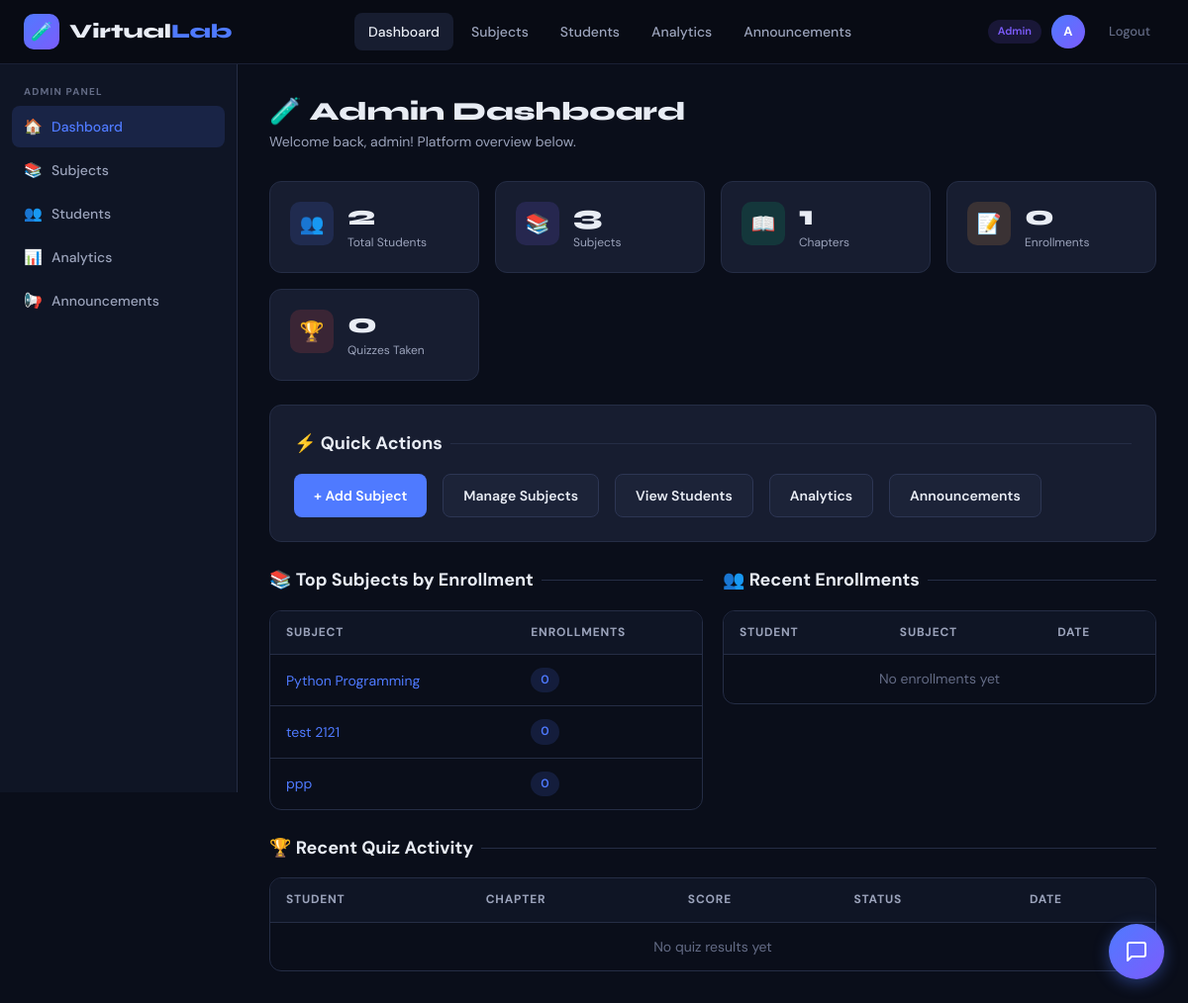
Page /admin-panel/ (signed in) on the committed database.
### lab/models.py (models this page shows, shortened)
class Subject(models.Model):
    CATEGORY_CHOICES = [
        ('programming', 'Programming'),
        ('database', 'Database'),
        ('algorithms', 'Algorithms'),
        ('networking', 'Networking'),
        ('other', 'Other'),
    ]
    title = models.CharField(max_length=200)
    description = models.TextField()
    category = models.CharField(max_length=50, choices=CATEGORY_CHOICES, default='other')
    thumbnail = models.ImageField(upload_to='thumbnails/', blank=True, null=True)
    icon = models.CharField(max_length=50, default='book', help_text='Icon name (e.g. database, code, cpu)')
    color = models.CharField(max_length=7, default='#4f46e5')
    is_active = models.BooleanField(default=True)
    created_at = models.DateTimeField(auto_now_add=True)
    order = models.IntegerField(default=0)
    class Meta:
        ordering = ['order', 'title']

### lab/views.py (the view)
# urls.py: path('admin-panel/', views.admin_dashboard, name='admin_dashboard'),
@admin_required
def admin_dashboard(request):
    stats = {
        'total_students': User.objects.filter(is_staff=False).count(),
        'total_subjects': Subject.objects.count(),
        'total_chapters': Chapter.objects.count(),
        'total_enrollments': Enrollment.objects.filter(is_active=True).count(),
        'total_quizzes': QuizResult.objects.count(),
        'avg_score': QuizResult.objects.aggregate(avg=Avg('score'))['avg'] or 0,
    }
    recent_enrollments = Enrollment.objects.select_related('student', 'subject').order_by('-enrolled_at')[:8]
    recent_results = QuizResult.objects.select_related(
        'enrollment__student', 'chapter__subject'
    ).order_by('-attempted_at')[:8]
    subjects = Subject.objects.annotate(enroll_count=Count('enrollments')).order_by('-enroll_count')[:5]
    return render(request, 'lab/admin/dashboard.html', {
        'stats': stats,
        'recent_enrollments': recent_enrollments,
        'recent_results': recent_results,
        'subjects': subjects,
    })

### lab/templates/lab/admin/dashboard.html (shortened to what this page needs)
{% extends 'lab/base.html' %}
{% block body %}
<div class="app-layout">
  <div class="sidebar">
    <div class="sidebar-section">
      <div class="sidebar-label">Admin Panel</div>
      <a href="{% url 'admin_dashboard' %}" class="sidebar-link active"><span class="icon">🏠</span> Dashboard</a>
      <a href="{% url 'admin_subjects' %}" class="sidebar-link"><span class="icon">📚</span> Subjects</a>
      <a href="{% url 'admin_students' %}" class="sidebar-link"><span class="icon">👥</span> Students</a>
      <a href="{% url 'admin_analytics' %}" class="sidebar-link"><span class="icon">📊</span> Analytics</a>
      <a href="{% url 'admin_announcements' %}" class="sidebar-link"><span class="icon">📢</span> Announcements</a>
    </div>
  </div>
  <div class="main-content">
    <div class="page-header">
      <div>
        <h1 class="page-title">🧪 Admin Dashboard</h1>
        <p class="page-subtitle">Welcome back, {{ request.user.username }}! Platform overview below.</p>
      </div>
    </div>
    <div class="stats-grid mb-3 fade-up">
      <div class="stat-card">
        <div class="stat-icon blue">👥</div>
        <div><div class="stat-value">{{ stats.total_students }}</div><div class="stat-label">Total Students</div></div>
      </div>
      <div class="stat-card">
        <div class="stat-icon purple">📚</div>
        <div><div class="stat-value">{{ stats.total_subjects }}</div><div class="stat-label">Subjects</div></div>
      </div>
      <div class="stat-card">
        <div class="stat-icon green">📖</div>
        <div><div class="stat-value">{{ stats.total_chapters }}</div><div class="stat-label">Chapters</div></div>
      </div>
      <div class="stat-card">
        <div class="stat-icon orange">📝</div>
        <div><div class="stat-value">{{ stats.total_enrollments }}</div><div class="stat-label">Enrollments</div></div>
      </div>
      <div class="stat-card">
        <div class="stat-icon red">🏆</div>
        <div><div class="stat-value">{{ stats.total_quizzes }}</div><div class="stat-label">Quizzes Taken</div></div>
      </div>
    </div>
    <div class="card mb-3 fade-up fade-up-1">
      <div class="section-title">⚡ Quick Actions</div>
      <div class="flex gap-2 flex-wrap">
        <a href="{% url 'admin_subject_add' %}" class="btn btn-primary">+ Add Subject</a>
        <a href="{% url 'admin_subjects' %}" class="btn btn-secondary">Manage Subjects</a>
        <a href="{% url 'admin_students' %}" class="btn btn-secondary">View Students</a>
        <a href="{% url 'admin_analytics' %}" class="btn btn-secondary">Analytics</a>
        <a href="{% url 'admin_announcements' %}" class="btn btn-secondary">Announcements</a>
      </div>
    </div>
    <div class="grid-2">
      <div class="fade-up fade-up-2">
        <div class="section-title">📚 Top Subjects by Enrollment</div>
        <div class="table-wrap">
          <table>
            <thead><tr><th>Subject</th><th>Enrollments</th></tr></thead>
            <tbody>
              {% for subject in subjects %}
              <tr>
                <td>
                  <a href="{% url 'admin_chapters' subject.id %}" style="color:var(--accent); text-decoration:none;">{{ subject.title }}</a>
                </td>
                <td><span class="badge badge-blue">{{ subject.enroll_count }}</span></td>
              </tr>
              {% empty %}
              <tr><td colspan="2" class="text-dim text-center">No subjects yet</td></tr>
              {% endfor %}
            </tbody>
          </table>
        </div>
      </div>
      <div class="fade-up fade-up-3">
        <div class="section-title">👥 Recent Enrollments</div>
        <div class="table-wrap">
          <table>
            <thead><tr><th>Student</th><th>Subject</th><th>Date</th></tr></thead>
            <tbody>
              {% for enrollment in recent_enrollments %}
              <tr>
                <td style="font-weight:500;">{{ enrollment.student.get_full_name|default:enrollment.student.username }}</td>
                <td class="text-muted text-sm">{{ enrollment.subject.title }}</td>
                <td class="text-dim text-xs">{{ enrollment.enrolled_at|date:"M d" }}</td>
              </tr>
              {% empty %}
              <tr><td colspan="3" class="text-dim text-center">No enrollments yet</td></tr>
              {% endfor %}
            </tbody>
          </table>
        </div>
      </div>
    </div>
    <div class="mt-3 fade-up">
      <div class="section-title">🏆 Recent Quiz Activity</div>
      <div class="table-wrap">
        <table>
          <thead><tr><th>Student</th><th>Chapter</th><th>Score</th><th>Status</th><th>Date</th></tr></thead>
          <tbody>
            {% for result in recent_results %}
            <tr>
              <td style="font-weight:500;">{{ result.enrollment.student.username }}</td>
              <td class="text-muted">{{ result.chapter.title }}</td>
              <td>
                <span style="font-weight:700; color:{% if result.passed %}var(--success){% else %}var(--danger){% endif %}">
                  {{ result.percentage }}%
                </span>
              </td>
              <td>
                {% if result.passed %}
                <span class="badge badge-green">Passed</span>
                {% else %}
                <span class="badge badge-red">Failed</span>
                {% endif %}
              </td>
              <td class="text-dim text-xs">{{ result.attempted_at|date:"M d, Y" }}</td>
            </tr>
            {% empty %}
            <tr><td colspan="5" class="text-dim text-center">No quiz results yet</td></tr>
            {% endfor %}
          </tbody>
        </table>
      </div>
    </div>
  </div>
</div>
{% endblock %}

### lab/templates/lab/base.html (shortened to what this page needs)
<!DOCTYPE html>
<html lang="en">
<head>
{% load static %}
</head>
<body>
<nav {% if request.user.is_staff %}class="admin-nav"{% endif %}>
  <div class="nav-inner">
    <a href="{% url 'home' %}" class="nav-logo">
      <div class="nav-logo-icon">🧪</div>
      <span class="nav-logo-text">Virtual<span>Lab</span></span>
    </a>
    {% if request.user.is_authenticated %}
      {% if request.user.is_staff %}
        <div class="nav-links">
          <a href="{% url 'admin_dashboard' %}" class="nav-link {% if request.resolver_match.url_name == 'admin_dashboard' %}active{% endif %}">Dashboard</a>
          <a href="{% url 'admin_subjects' %}" class="nav-link {% if 'subject' in request.resolver_match.url_name %}active{% endif %}">Subjects</a>
          <a href="{% url 'admin_students' %}" class="nav-link {% if 'student' in request.resolver_match.url_name %}active{% endif %}">Students</a>
          <a href="{% url 'admin_analytics' %}" class="nav-link">Analytics</a>
          <a href="{% url 'admin_announcements' %}" class="nav-link">Announcements</a>
        </div>
      {% endif %}
      <div class="nav-user">
        {% if request.user.is_staff %}<span class="badge badge-purple" style="font-size:11px">Admin</span>{% endif %}
        <a href="{% if request.user.is_staff %}{% url 'admin_dashboard' %}{% else %}{% url 'profile' %}{% endif %}" class="nav-avatar">
          {{ request.user.first_name|first|upper|default:request.user.username|first|upper }}
        </a>
        <a href="{% url 'logout' %}" class="nav-link" style="font-size:13px; color: var(--text3);">Logout</a>
      </div>
    {% else %}
      <div class="nav-links">
        <a href="{% url 'login' %}" class="nav-link">Login</a>
        <a href="{% url 'register' %}" class="btn btn-primary btn-sm">Get Started</a>
      </div>
    {% endif %}
  </div>
</nav>
{% block body %}{% endblock %}
{% load static %}
<link rel="stylesheet" href="{% static 'lab/css/chatbot.css' %}">
</body>
</html>

### rows in the picture
Subject: title "Python Programming", enroll_count "0"
Subject: title "test 2121", enroll_count "0"
Subject: title "ppp", enroll_count "0"

### other values in the picture
{{ request.user.username }} "admin"
{{ stats.total_students }} "2"
{{ stats.total_subjects }} "3"
{{ stats.total_chapters }} "1"
{{ stats.total_enrollments }} "0"
{{ stats.total_quizzes }} "0"
